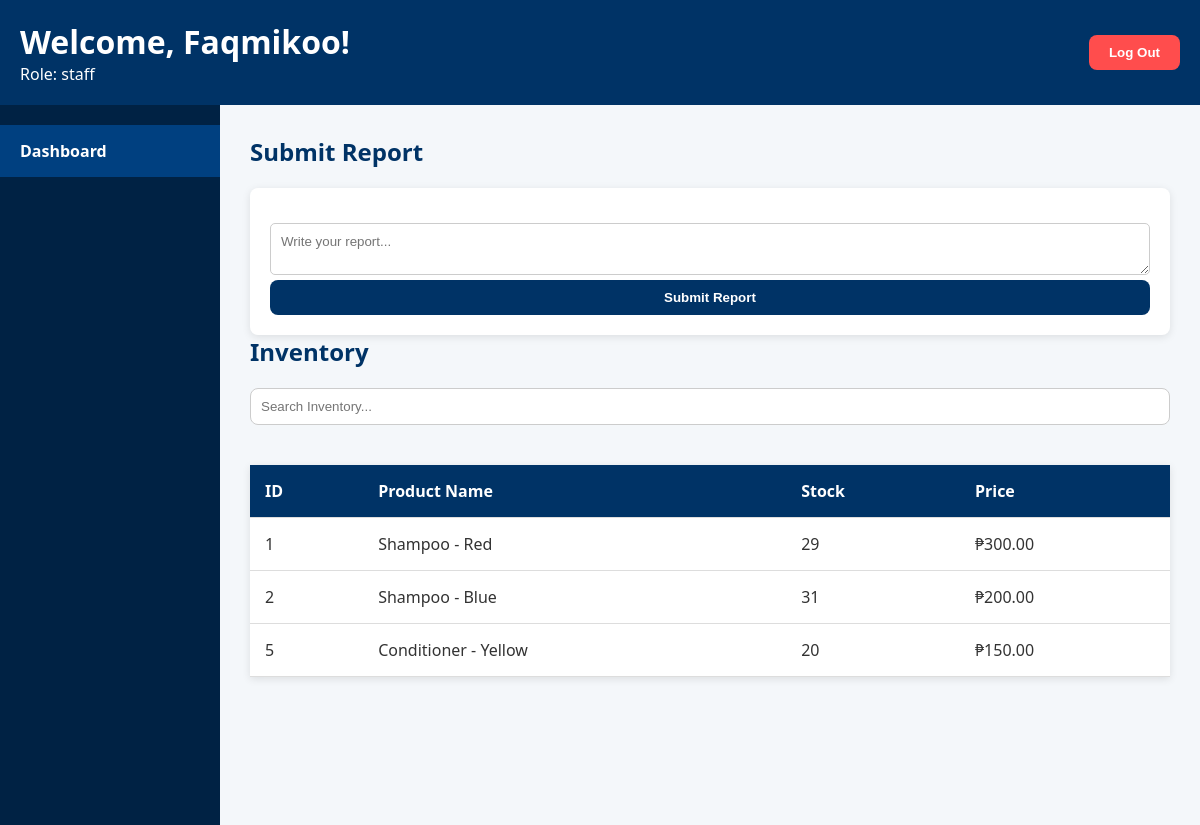
Screenshot of /pages/employee_dashboard.php (signed in) with the database file from the repository.
### tables this page shows
CREATE TABLE `inventory` (
  `id` int(11) NOT NULL,
  `product_name` varchar(255) NOT NULL,
  `stock` int(11) NOT NULL,
  `price` decimal(10,2) NOT NULL
);

### Pages/employee_dashboard.php (the view, shortened to what this page needs)
<?php
include('../config/config.php');
$username = $_SESSION['username'];
$role = $_SESSION['role'];
?>
<!DOCTYPE html>
<html lang="en">
<head>
    <link rel="stylesheet" href="../css/dashboard.css">
</head>
<body>
<header>
    <div class="header-left">
        <h1>Welcome, <?php echo htmlspecialchars($username); ?>!</h1>
        <p>Role: <?php echo htmlspecialchars($role); ?></p>
    </div>
    <div class="header-right">
        <form method="post">
            <button type="submit" name="logout" class="logout-btn">Log Out</button>
        </form>
    </div>
</header>
<div class="main-content">
    <div class="sidebar">
        <a href="employee_dashboard.php" class="active">Dashboard</a>
    </div>
    <div class="dashboard-container">
        <h2>Submit Report</h2>
        <form method="POST" action="" class="form-add">
            <textarea name="report_content" placeholder="Write your report..." required></textarea>
            <button type="submit">Submit Report</button>
        </form>
        <h2>Inventory</h2>
        <input type="text" id="inventorySearch" class="search-input" placeholder="Search Inventory...">
        <table class="styled-table" id="inventoryTable">
            <thead>
                <tr><th>ID</th><th>Product Name</th><th>Stock</th><th>Price</th></tr>
            </thead>
            <tbody>
                <?php
                $inventory = mysqli_query($conn, "SELECT * FROM inventory");
                while ($row = mysqli_fetch_assoc($inventory)) {
                    echo "<tr>
                            <td>{$row['id']}</td>
                            <td>{$row['product_name']}</td>
                            <td>{$row['stock']}</td>
                            <td>₱{$row['price']}</td>
                        </tr>";
                }
                ?>
            </tbody>
        </table>
    </div>
</div>
</body>
</html>

### CSS/dashboard.css (style rules this page uses)
* { margin: 0; padding: 0; box-sizing: border-box; }
body { font-family: 'Segoe UI', Tahoma, Geneva, Verdana, sans-serif; background-color: #f4f7fa; color: #333; min-height: 100vh; display: flex; flex-direction: column; }
header { background-color: #003366; color: #ffffff; padding: 20px; display: flex; justify-content: space-between; align-items: center; }
.logout-btn { background-color: #ff4d4d; color: #ffffff; padding: 10px 20px; border: none; border-radius: 8px; cursor: pointer; font-weight: bold; }
.main-content { flex: 1; display: flex; background-color: #ffffff; }
.sidebar { width: 220px; background-color: #002244; padding-top: 20px; min-height: calc(100vh - 80px); }
.sidebar a { padding: 15px 20px; text-decoration: none; display: block; color: #ffffff; font-weight: bold; transition: background 0.3s; }
.sidebar a:hover, .sidebar a.active { background-color: #004080; }
.dashboard-container { flex: 1; padding: 30px; background-color: #f4f7fa; }
h2 { color: #003366; margin-bottom: 20px; }
.styled-table { width: 100%; border-collapse: collapse; margin-top: 20px; background-color: #ffffff; box-shadow: 0 2px 8px rgba(0, 0, 0, 0.1); }
.styled-table th, .styled-table td { padding: 15px; text-align: left; border-bottom: 1px solid #dddddd; }
.styled-table th { background-color: #003366; color: white; }
.search-input { padding: 10px; margin-bottom: 20px; width: 100%; border: 1px solid #cccccc; border-radius: 8px; }
.form-add { background: #ffffff; padding: 20px; box-shadow: 0 2px 8px rgba(0, 0, 0, 0.1); border-radius: 8px; }
.form-add button { background-color: #003366; color: white; padding: 10px; width: 100%; border: none; border-radius: 8px; cursor: pointer; font-weight: bold; }
textarea, .text-entry { width: 100%; padding: 10px; margin-top: 15px; border-radius: 5px; border: 1px solid #ccc; font-family: Arial, sans-serif; }

### rows the page displays
inventory: id "1", product_name "Shampoo - Red", stock "29", price "300.00"
inventory: id "2", product_name "Shampoo - Blue", stock "31", price "200.00"
inventory: id "5", product_name "Conditioner - Yellow", stock "20", price "150.00"

### other values shown
$username "Faqmikoo"
$role "staff"
